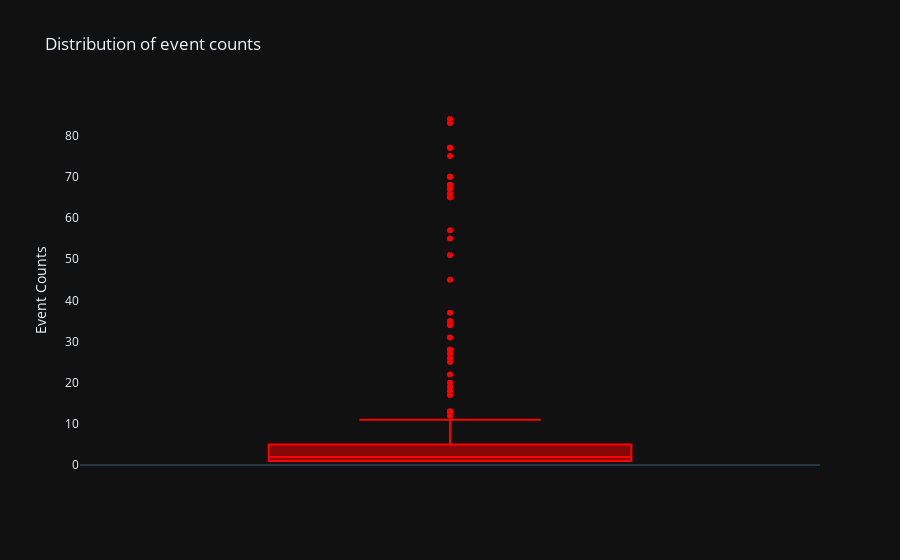

Notebook cell for this chart:
### Markdown cell above
#### Event

### Code cell
count_talk = ted_talk.groupby('event')['event'].count()
fig = px.box(count_talk, y = count_talk, hover_data = [count_talk.index], title = 'Distribution of event counts', color_discrete_sequence = ['red'])
fig.update_layout(
    template= 'plotly_dark')
fig.update_yaxes(showgrid=False,visible=True,title="Event Counts")
fig.show()

### Figure 1 — Plotly figure (JSON) as saved in the notebook; plotly's stock layout.template omitted (floating-point values rounded to 4 significant figures; data arrays with more than 128 entries replaced by an {"elided": "..."} marker saying what was removed)
{"data": [{"alignmentgroup": "True", "customdata": {"elided": "355x1 str values"}, "hovertemplate": "y=%{y}<br>index=%{customdata[0]}<extra></extra>", "legendgroup": "", "marker": {"color": "red"}, "name": "", "notched": false, "offsetgroup": "", "orientation": "v", "showlegend": false, "type": "box", "x0": " ", "xaxis": "x", "y": {"elided": "355 int values"}, "y0": " ", "yaxis": "y"}], "layout": {"boxmode": "group", "legend": {"tracegroupgap": 0}, "title": {"text": "Distribution of event counts"}, "xaxis": {"anchor": "y", "domain": [0, 1]}, "yaxis": {"anchor": "x", "domain": [0, 1], "showgrid": false, "title": {"text": "Event Counts"}, "visible": true}}}
